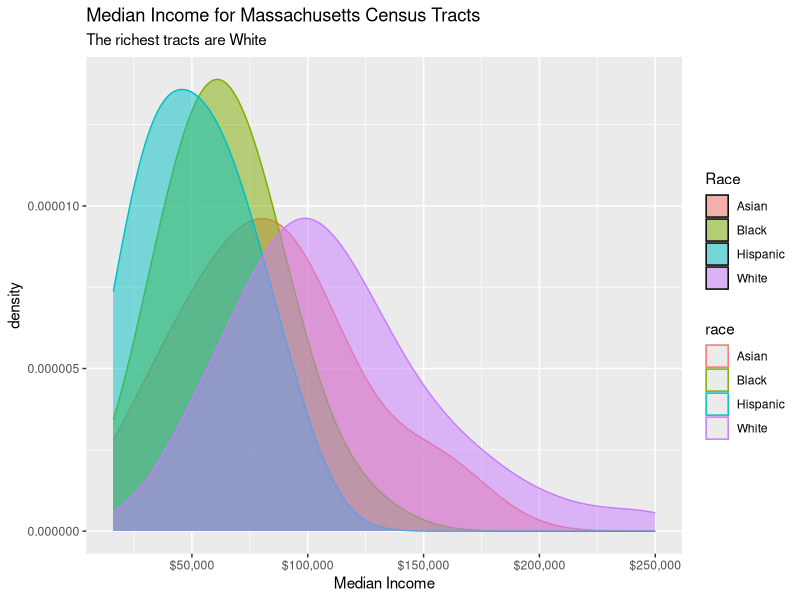

R code for this plot:
## ---- chunk 1
#| message: false
#| label: setup
library(tidyverse)
## ---- chunk 2
x <- read_csv("mass-tracts.csv", show_col_types = FALSE)
## ---- chunk 3
x |>
  ggplot(aes(x = med_income, color = race, fill = race)) + 
  geom_density(alpha = 0.5, adjust = 2) + scale_y_continuous(labels = scales::comma) + scale_x_continuous(labels = scales::dollar) +
  labs(title = "Median Income for Massachusetts Census Tracts",
       subtitle = "The richest tracts are White",
       x = "Median Income",
       fill = "Race")
  
  
